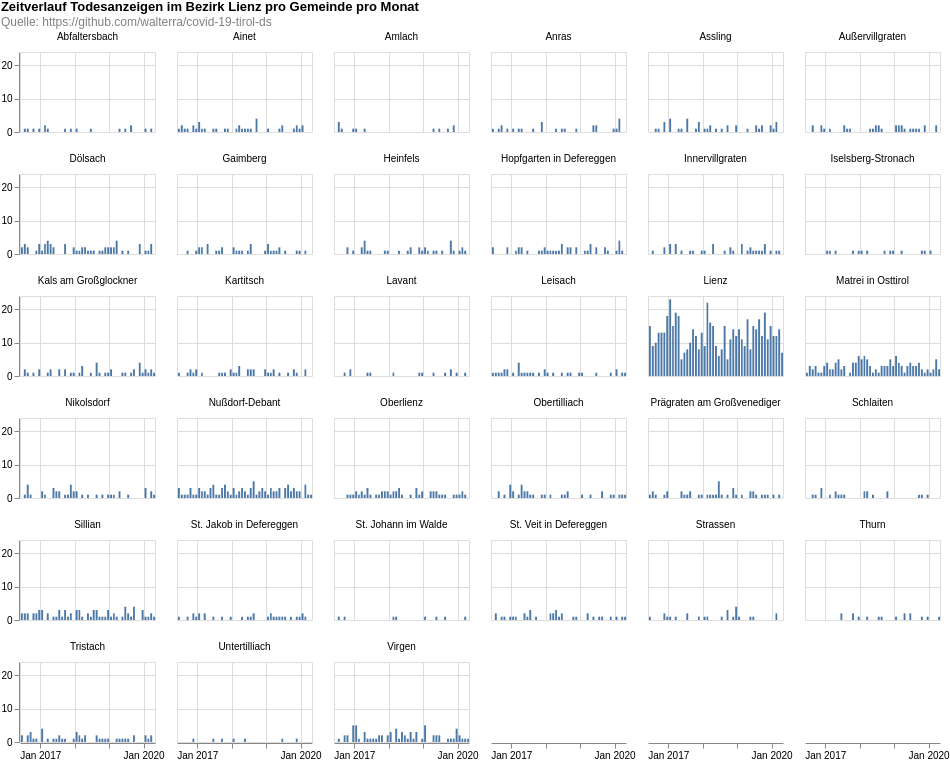

The Vega-Lite source for this figure:
### Vega-Lite specification from a JSON file in a GitHub repository (floating-point values rounded to 4 significant figures; data arrays with more than 128 entries replaced by an {"elided": "..."} marker saying what was removed)
{"$schema": "https://vega.github.io/schema/vega-lite/v4.8.1.json", "columns": 6, "config": {"view": {"continuousHeight": 300, "continuousWidth": 400}}, "data": {"name": "data-a1734a44e2753886152982e54d2d147a"}, "datasets": {"data-a1734a44e2753886152982e54d2d147a": {"elided": "1724 records"}}, "facet": {"field": "municipaly", "title": null, "type": "nominal"}, "padding": 0, "spec": {"layer": [{"encoding": {"tooltip": [{"field": "date", "timeUnit": "yearmonth", "type": "temporal"}, {"aggregate": "sum", "field": "count", "type": "quantitative"}], "x": {"field": "date", "timeUnit": "yearmonth", "title": null, "type": "temporal"}, "y": {"aggregate": "sum", "field": "count", "title": null, "type": "quantitative"}}, "height": 80, "mark": "bar", "width": 135}]}, "title": {"color": "black", "subtitle": ["Quelle: https://github.com/walterra/covid-19-tirol-ds"], "subtitleColor": "gray", "text": ["Zeitverlauf Todesanzeigen im Bezirk Lienz pro Gemeinde pro Monat"]}}
